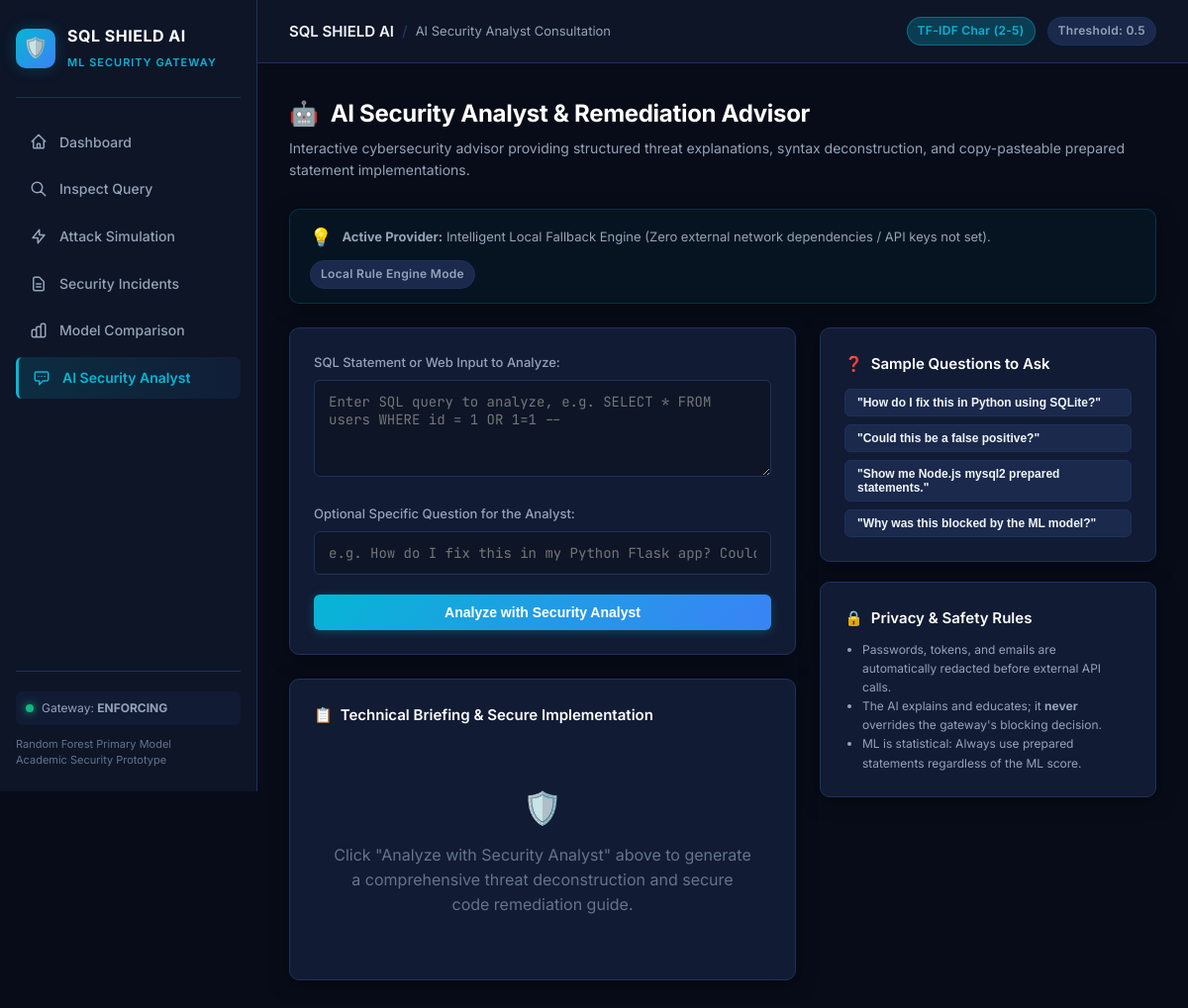
Before: /analyst?incident_id=94 with the older database file.
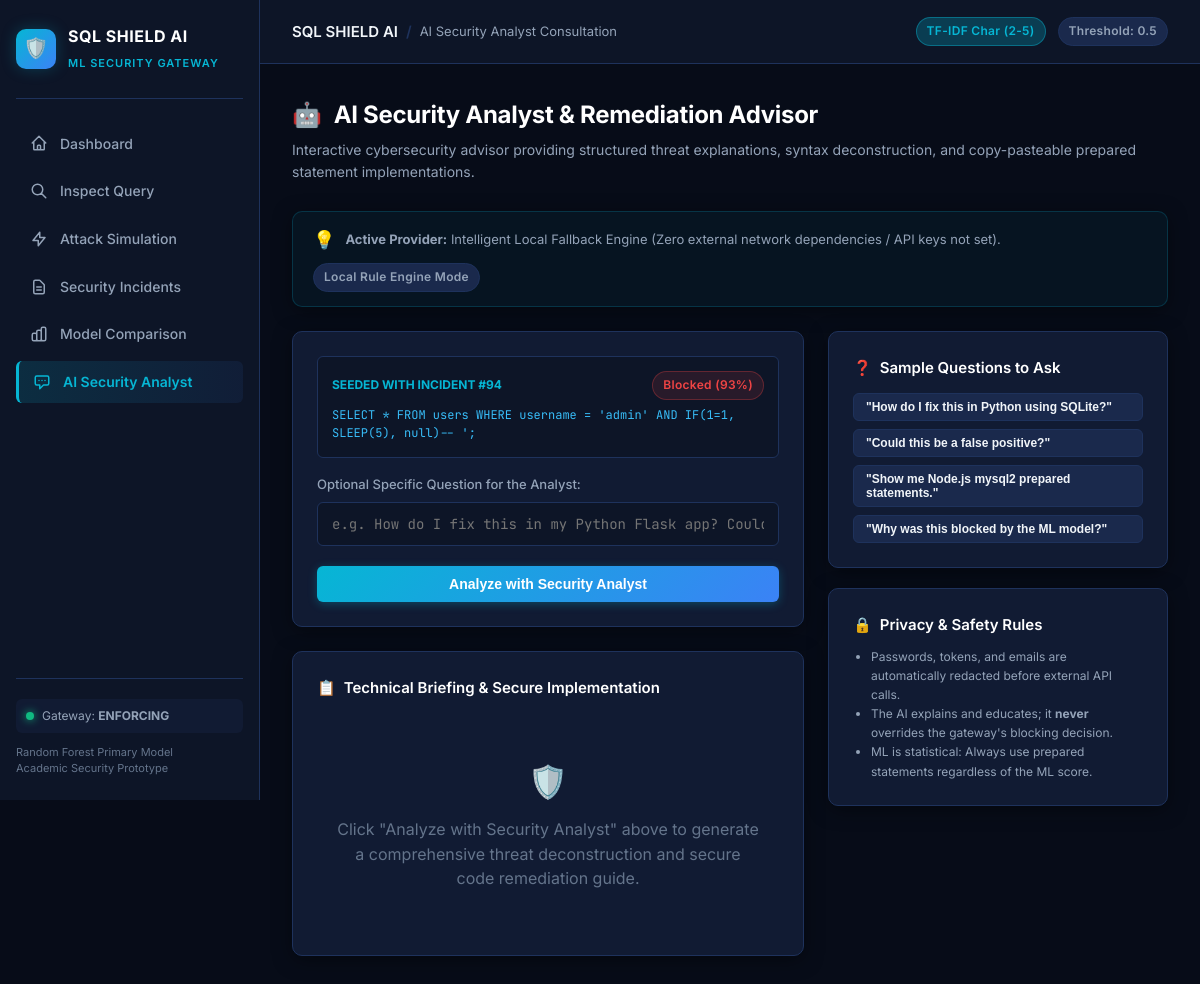
After: the same page with the newer database file.
### tables this page shows
CREATE TABLE incidents (
    id INTEGER PRIMARY KEY AUTOINCREMENT,
    timestamp TEXT NOT NULL,
    submitted_input TEXT NOT NULL,
    predicted_class TEXT NOT NULL,
    model_used TEXT NOT NULL,
    score REAL,
    action_taken TEXT NOT NULL,
    severity TEXT NOT NULL,
    explanation TEXT,
    mitigation TEXT
);

### app.py (the view)
@app.get("/analyst")
def analyst_page():
    incident_id = request.args.get("incident_id")
    incident = None
    if incident_id and incident_id.isdigit():
        incident = get_incident(int(incident_id))
    return render_template(
        "analyst.html",
        active="analyst",
        initial_incident=incident,
        config=config,
    )

### database/db.py (called while the page is built)
def get_connection():
    conn = sqlite3.connect(DB_PATH)
    conn.row_factory = sqlite3.Row
    return conn

def get_incident(incident_id):
    with get_connection() as conn:
        row = conn.execute(
            "SELECT * FROM incidents WHERE id = ?", (int(incident_id),)
        ).fetchone()
        return dict(row) if row else None

### templates/analyst.html (shortened to what the changed rows need)
{% extends "base.html" %}
{% block content %}
<div class="page-header">
  <h1 class="page-title">
    <span>🤖</span> AI Security Analyst & Remediation Advisor
  </h1>
</div>
<div class="grid-sidebar-layout">
  <div>
    <div class="card" style="margin-bottom: 24px;">
      <form id="analyst-form" {% if initial_incident %}data-incident-id="{{ initial_incident.id }}"{% endif %}>
        {% if initial_incident %}
        <div style="background:var(--bg-secondary); padding:14px; border-radius:6px; margin-bottom:16px; border:1px solid var(--border-color);">
          <div style="display:flex; justify-content:space-between; align-items:center; margin-bottom:6px;">
            <span style="font-size:12px; font-weight:700; color:var(--accent-cyan);">SEEDED WITH INCIDENT #{{ initial_incident.id }}</span>
            <span class="badge {{ 'badge-block' if initial_incident.action_taken == 'Blocked' else 'badge-allow' }}">
              {{ initial_incident.action_taken }} ({{ (initial_incident.score * 100)|round|int }}%)
            </span>
          </div>
          <div class="code-cell" style="max-width:100%; white-space:normal; font-size:12px; color:#38bdf8;">
            {{ initial_incident.submitted_input }}
          </div>
        </div>
        {% else %}
        <div class="form-group">
          <label class="form-label">SQL Statement or Web Input to Analyze:</label>
          <textarea id="analyst-query" class="form-control" rows="4" placeholder="Enter SQL query to analyze, e.g. SELECT * FROM users WHERE id = 1 OR 1=1 --"></textarea>
        </div>
        {% endif %}
      </form>
    </div>
  </div>
</div>
{% endblock %}

Changed rows visible on the page:
added incidents: id "94", action_taken "Blocked", (initial_incident.score*100)|round|int "93", submitted_input "SELECT * FROM users WHERE username = 'admin' AND IF(1=1, SLEEP(5), null)-- ';"
Other visible differences:
text no longer shown: "SQL Statement or Web Input to Analyze:"
text now shown: "SEEDED WITH INCIDENT # ( %)"
